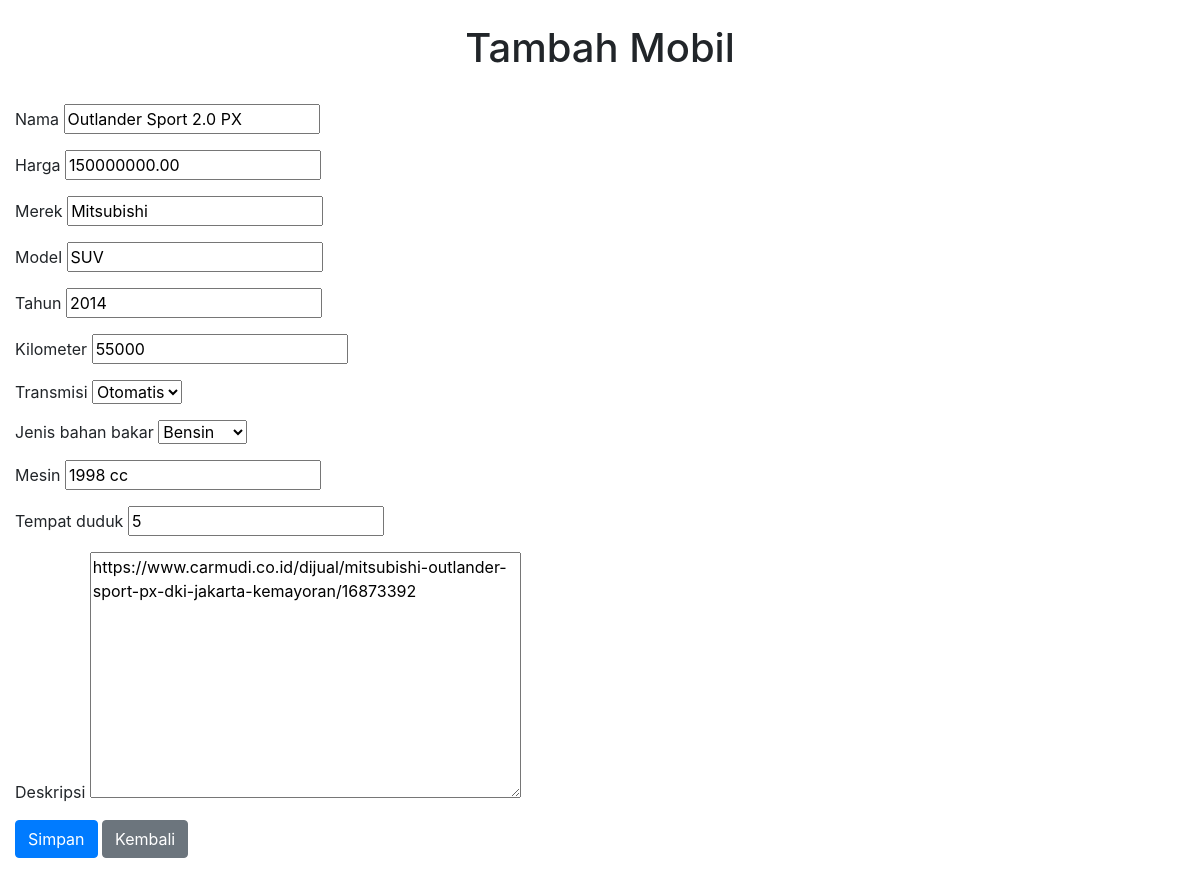
The page /update/4/ on the database as committed earlier.
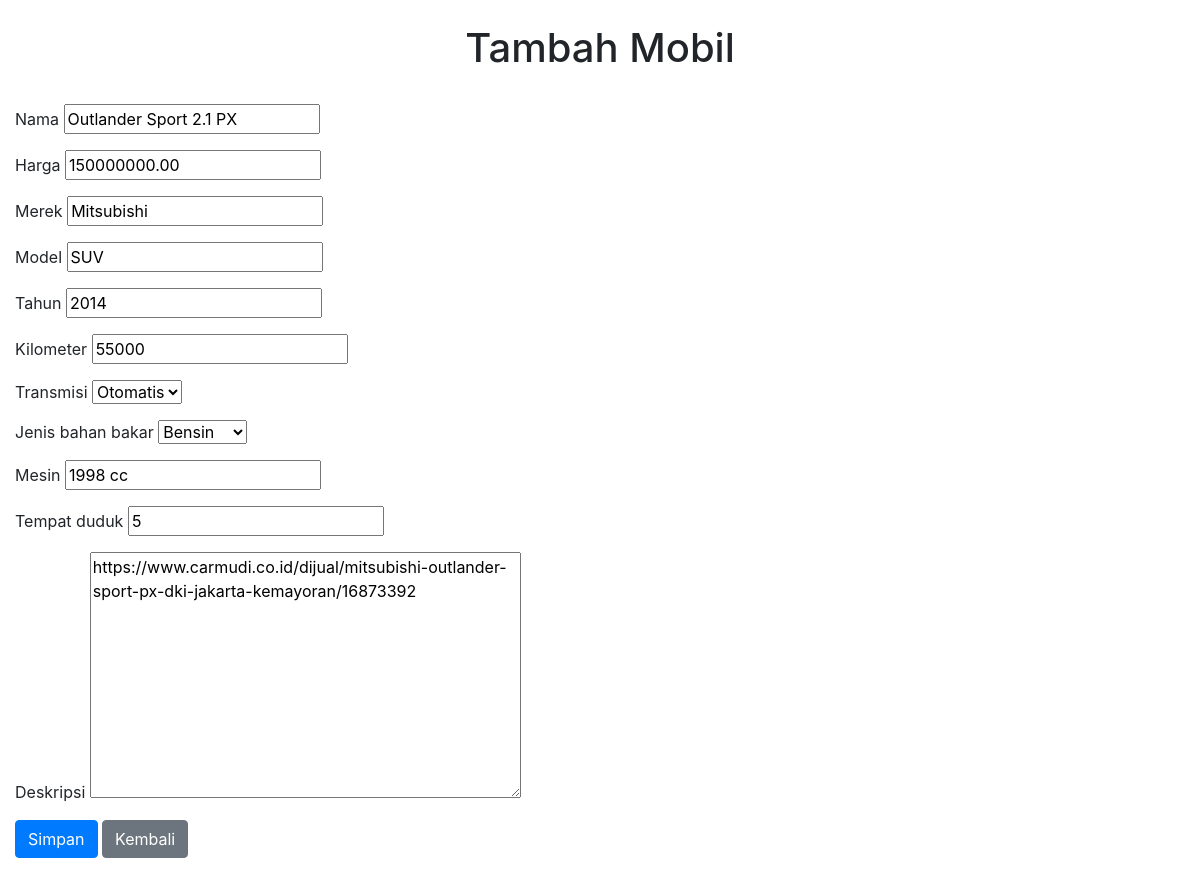
The same page on the database as committed later.
### cars/models.py (models this page shows, shortened)
class Cars(models.Model):
    id = models.AutoField(primary_key=True)
    nama = models.CharField(max_length=100)
    harga = models.DecimalField(max_digits=12, decimal_places=2)
    merek = models.CharField(max_length=50)
    model = models.CharField(max_length=50)
    tahun = models.IntegerField()
    kilometer = models.IntegerField()
    transmisi = models.CharField(max_length=20, choices=[('auto', 'Otomatis'), ('manual', 'Manual')])
    jenis_bahan_bakar = models.CharField(max_length=20, choices=[('bensin', 'Bensin'), ('diesel', 'Diesel'), ('elektrik', 'Elektrik')])
    mesin = models.CharField(max_length=50)
    tempat_duduk = models.IntegerField()
    deskripsi = models.TextField()
    gambar = models.ImageField(upload_to='cars/images/', blank=True, null=True)

### cars/views.py (the view)
# urls.py: path('update/<int:car_id>/', updateCar, name='update_car'),
def updateCar(request, car_id):
    car = get_object_or_404(Cars, id=car_id)
    if request.method == 'POST':
        form = CarsForm(request.POST, request.FILES, instance=car)
        if form.is_valid():
            form.save()
            return redirect('carList')
        else:
            logger.error("Form submission failed: %s", form.errors)
    else:
        form = CarsForm(instance=car)
    context = {
        'form': form  # Pass the form to the template for rendering
    }
    return render(request, 'cars/car_form.html', context=context)

### cars/forms.py (shortened to what this page needs)
class CarsForm(forms.ModelForm):
    class Meta:
        model = Cars
        fields = ['nama', 'harga', 'merek', 'model', 'tahun', 'kilometer', 'transmisi', 'jenis_bahan_bakar', 'mesin', 'tempat_duduk', 'deskripsi']

### cars/templates/cars/car_form.html (shortened to what this page needs)
<!DOCTYPE html>
<html lang="en">
<head>
    <link
      rel="stylesheet"
      href="https://cdn.jsdelivr.net/npm/bootstrap@4.0.0/dist/css/bootstrap.min.css"
    />
</head>
<body>
    <div class="container-fluid">
        <div class="row">
            <div class="col-md-12 text-center my-4">
                {% block title_body %}
                <h1>Tambah Mobil</h1>
                {% endblock title_body %}
            </div>
        </div>
        {% block content_form %}
        <form method="POST" enctype="multipart/form-data">
            {% for field in form  %}
            <div class="mb-3">{{field.label}} {{field}}</div>
            {% endfor %}
            <div class="mb-3">
                <button type="submit" class="btn btn-primary">Simpan</button>
                <a href="{% url 'carList' %}" class="btn btn-secondary">Kembali</a>
            </div>
        </form>
        {% endblock content_form %}
    </div>
</body>
</html>

Rows that differ between the two databases and show on the page:
changed Cars "Mitsubishi": nama "Outlander Sport 2.0 PX" → "Outlander Sport 2.1 PX"
